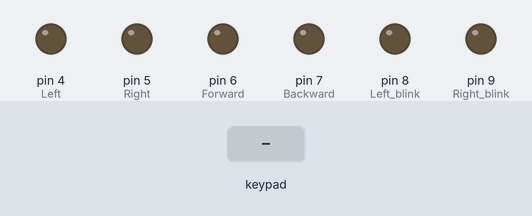
This sketch was run on a simulated Arduino Uno, built with avr-gcc and run on an emulated ATmega328P. Shown: output pins drawn as LEDs (lit = HIGH). The inputs (shaded band) are chosen by the test bench. What the sketch prints to the serial monitor is not drawn.

Above: at 1.2 s.
1.3 s: key 'L' pressed
At 1.5 s:
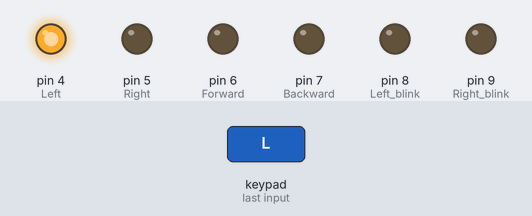
3.2 s: key 'R' pressed
At 3.4 s:
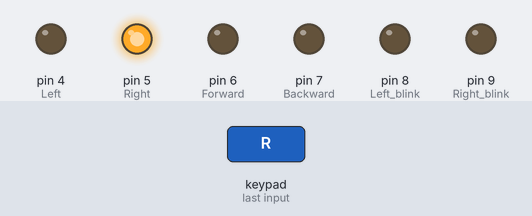
5.1 s: key 'X' pressed
At 6.0 s:
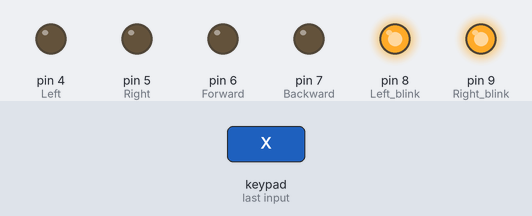
7.0 s: key 'T' pressed
At 7.2 s:
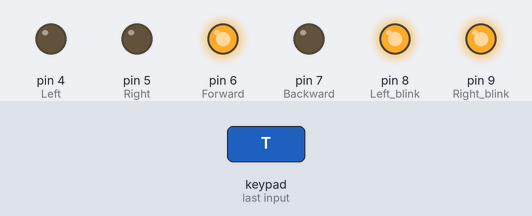
8.9 s: key 'L' pressed
At 9.1 s:
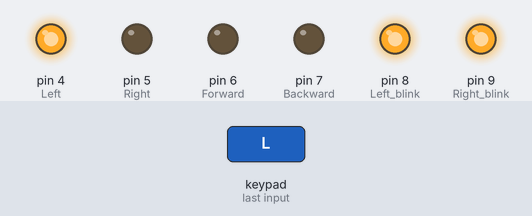
10.8 s: key 'R' pressed
At 11.0 s:
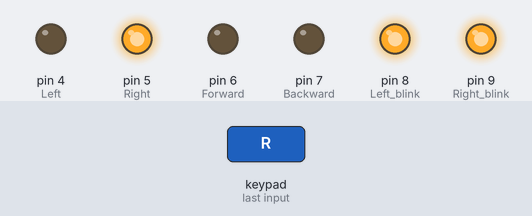
Timing chart, 0 to 13.7 s (numbered marks = the images above; inputs shaded):
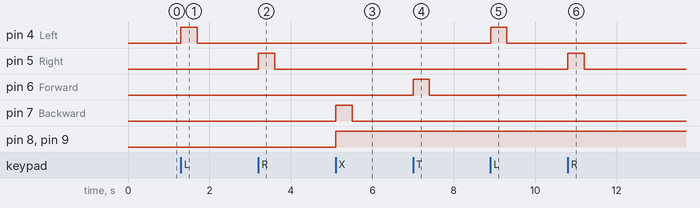

Measured:
- after the input at 1.3 s, pin 4 (Left): LOW → HIGH at once, → LOW 0.40 s later
- after the input at 3.2 s, pin 5 (Right): LOW → HIGH at once, → LOW 0.40 s later
- after the input at 5.1 s, pin 7 (Backward): LOW → HIGH at once, → LOW 0.40 s later; pin 8 (Left_blink), pin 9 (Right_blink): LOW → HIGH at once
- after the input at 7.0 s, pin 6 (Forward): LOW → HIGH at once, → LOW 0.40 s later
- after the input at 8.9 s, pin 4 (Left): LOW → HIGH at once, → LOW 0.40 s later
- after the input at 10.8 s, pin 5 (Right): LOW → HIGH at once, → LOW 0.40 s later

The sketch:

BT__dable.ino
```cpp
/*
    Gamepad module provides three different mode namely Digital, JoyStick and Accerleometer.
    NOTE:
    1)For Arduino Mega Connect Bluetooth on Serial3 pins.
    2)For Arduino Uno/Nano library uses SoftwareSerial,hence pin 2 and pin 3 are used
    as RX and TX pins respectively on SoftwareSerial.Hence with arduino Uno
    follow below connections for bluetooth.
    UNO  - BLUETOOTH
    2    - TX
    3    - RX
    3)For Uno/Nano keep bluetooth Baudrate below 38400.

    You can reduce the size of library compiled by enabling only those modules that you want to
    use. For this first define CUSTOM_SETTINGS followed by defining INCLUDE_modulename.

    Explore more on: https://thestempedia.com/docs/dabble/game-pad-module/
*/

#define CUSTOM_SETTINGS
#define INCLUDE_GAMEPAD_MODULE
#include <Dabble.h>

const int Left = 4;
const int Right = 5;

const int Forward = 6;
const int Backward = 7;
const int Left_blink = 8;
const int Right_blink = 9;

void setup() {
  // put your setup code here, to run once:
  Serial.begin(250000);
  Dabble.begin(9600);  //Change this baudrate as per your bluetooth baudrate. Connect bluetooth on digital pin 2(RX) and 3(TX) for Uno/Nano and on Serial3 pins for Mega.

  pinMode(Forward, OUTPUT);
  pinMode(Left, OUTPUT);
  pinMode(Backward, OUTPUT);
  pinMode(Right, OUTPUT);
  pinMode(Left_blink, OUTPUT);
  pinMode(Right_blink, OUTPUT);
}

void loop() {
  Dabble.processInput();             //this function is used to refresh data obtained from smartphone.Hence calling this function is mandatory in order to get data properly from your mobile.      //this function is used to refresh data obtained from smartphone.Hence calling this function is mandatory in order to get data properly from your mobile.
  Serial.print("KeyPressed: ");
  if (GamePad.isUpPressed())
  {
    Serial.print("UP");
  }
  else if ((GamePad.isLeftPressed())&&(GamePad.isTrianglePressed()))
  {
    Serial.print("Belok kiri jalan");
    kiri();
    maju();
  }

   else if ((GamePad.isRightPressed())&&(GamePad.isTrianglePressed()))
  {
    Serial.print("Belok kanan jalan");
    kanan();
    maju();
  }

  else if ((GamePad.isRightPressed())&&(GamePad.isCrossPressed()))
  {
    Serial.print("Belok kanan mundur");
    kanan();
    mundur();
  }
  else if ((GamePad.isLeftPressed())&&(GamePad.isCrossPressed()))
  {
    Serial.print("Belok kiri mundur");
    kiri();
    mundur();
  }
  else if (GamePad.isDownPressed())
  {
    Serial.print("DOWN");
  }

  else if (GamePad.isLeftPressed())
  {
    Serial.print("Left");
    kiri();
  }

  else if (GamePad.isRightPressed())
  {
    Serial.print("Right");
    kanan();
  }

  else if (GamePad.isSquarePressed())
  {
    Serial.print("Square");
  }

  else if (GamePad.isCirclePressed())
  {
    Serial.print("Circle");
  }

  else if (GamePad.isCrossPressed())
  {
    Serial.print("Cross");
    mundur();
  }

  else if (GamePad.isTrianglePressed())
  {
    Serial.print("Triangle");
    maju();
  }

  else if (GamePad.isStartPressed())
  {
    Serial.print("Start");
  }

  else if (GamePad.isSelectPressed())
  {
    Serial.print("Select");
  }
  else
  {
     Serial.println("berhenti");
            berhenti();
           }

  /*
  Serial.print('\t');

  int a = GamePad.getAngle();
  Serial.print("Angle: ");
  Serial.print(a);
  Serial.print('\t');
  int b = GamePad.getRadius();
  Serial.print("Radius: ");
  Serial.print(b);
  Serial.print('\t');
  float c = GamePad.getx_axis();
  Serial.print("x_axis: ");
  Serial.print(c);
  Serial.print('\t');
  float d = GamePad.gety_axis();
  Serial.print("y_axis: ");
  Serial.println(d);
  Serial.println();
  */
}

void berhenti ()
{
  digitalWrite(Forward,LOW);
    digitalWrite(Right,LOW);
    digitalWrite(Left,LOW);
    digitalWrite(Backward,LOW);
}

void kanan ()
{
digitalWrite(Left,LOW);
    digitalWrite(Right,HIGH);
}

void kiri ()
{
digitalWrite(Left,HIGH);
    digitalWrite(Right,LOW);
}

void maju ()
{
  digitalWrite(Forward,HIGH);
    digitalWrite(Backward,LOW);
}

void mundur ()
{
  digitalWrite(Forward,LOW);
    digitalWrite(Backward,HIGH);
   seinmundur();
}

void seinmundur ()
{
  digitalWrite(Left_blink,HIGH);
    digitalWrite(Right_blink,HIGH);
  }
```
